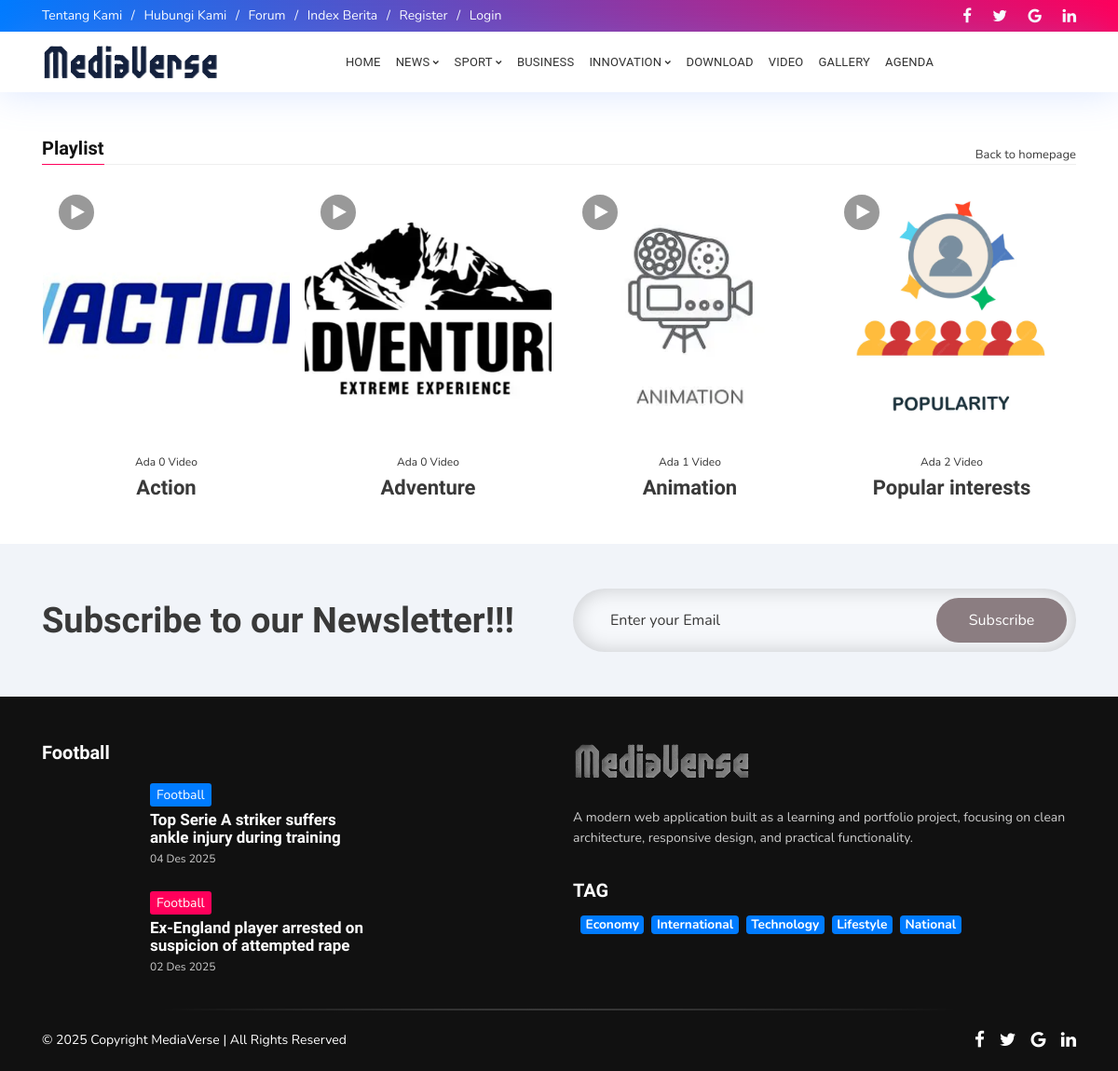
Page /index.php/playlist on the committed database.
### tables this page shows
CREATE TABLE `menu` (
  `id_menu` int(5) NOT NULL,
  `id_parent` int(5) NOT NULL DEFAULT 0,
  `nama_menu` varchar(255) NOT NULL,
  `link` varchar(100) NOT NULL,
  `aktif` enum('Ya','Tidak') NOT NULL DEFAULT 'Ya',
  `position` enum('Top','Bottom') DEFAULT 'Bottom',
  `urutan` int(3) NOT NULL
);

CREATE TABLE `logo` (
  `id_logo` int(5) NOT NULL,
  `gambar` varchar(100) NOT NULL
);

CREATE TABLE `playlist` (
  `id_playlist` int(5) NOT NULL,
  `jdl_playlist` varchar(100) NOT NULL,
  `username` varchar(50) NOT NULL,
  `playlist_seo` varchar(100) NOT NULL,
  `gbr_playlist` varchar(100) NOT NULL,
  `aktif` enum('Y','N') NOT NULL DEFAULT 'Y'
);

CREATE TABLE `kategori` (
  `id_kategori` int(5) NOT NULL,
  `nama_kategori` varchar(50) NOT NULL,
  `username` varchar(50) NOT NULL,
  `kategori_seo` varchar(100) NOT NULL,
  `aktif` enum('Y','N') NOT NULL DEFAULT 'Y',
  `sidebar` int(10) NOT NULL,
  `gambar_utama` text NOT NULL
);

CREATE TABLE `berita` (
  `id_berita` int(5) NOT NULL,
  `id_kategori` int(5) NOT NULL,
  `username` varchar(30) NOT NULL,
  `judul` varchar(100) NOT NULL,
  `sub_judul` varchar(255) NOT NULL,
  `youtube` varchar(100) NOT NULL,
  `judul_seo` text NOT NULL,
  `headline` enum('Y','N') NOT NULL DEFAULT 'Y',
  `aktif` enum('Y','N') NOT NULL DEFAULT 'N',
  `utama` enum('Y','N') NOT NULL DEFAULT 'Y',
  `isi_berita` longtext NOT NULL,
  `keterangan_gambar` text NOT NULL,
  `hari` varchar(20) NOT NULL,
  `tanggal` date NOT NULL,
  `jam` time NOT NULL,
  `gambar` varchar(100) NOT NULL,
  `dibaca` int(5) NOT NULL DEFAULT 1,
  `tag` varchar(100) NOT NULL,
  `status` enum('Y','N') NOT NULL DEFAULT 'Y'
);

CREATE TABLE `templates` (
  `id_templates` int(5) NOT NULL,
  `judul` varchar(100) NOT NULL,
  `username` varchar(50) NOT NULL,
  `pembuat` varchar(50) NOT NULL,
  `folder` varchar(50) NOT NULL,
  `aktif` enum('Y','N') NOT NULL DEFAULT 'N'
);

CREATE TABLE `identitas` (
  `id_identitas` int(5) NOT NULL,
  `nama_website` varchar(100) NOT NULL,
  `email` varchar(100) NOT NULL,
  `url` varchar(100) NOT NULL,
  `facebook` text NOT NULL,
  `rekening` varchar(100) NOT NULL,
  `no_telp` varchar(20) NOT NULL,
  `meta_deskripsi` varchar(250) NOT NULL,
  `meta_keyword` varchar(250) NOT NULL,
  `favicon` varchar(50) NOT NULL,
  `maps` text NOT NULL
);

CREATE TABLE `tag` (
  `id_tag` int(5) NOT NULL,
  `nama_tag` varchar(100) NOT NULL,
  `username` varchar(50) NOT NULL,
  `tag_seo` varchar(100) NOT NULL,
  `count` int(5) NOT NULL
);

### application/views/mediaverse/playlist.php (the view, shortened to what the rows shown need)
<div class="fbt-gallery mb-5 mt-5">
    <div class="container fbt-elastic-container fbt-gallery-1">
        <div class="row px-2">
            <?php
            foreach ($playlist->result_array() as $h):
                $total_video = $this->model_utama->view_where('video',array('id_playlist' => $h['id_playlist']))->num_rows();
                echo "<div class='col-lg-3 col-md-6 mb-4 mb-lg-0 px-2'>
                    <div class='post-item'>
                        <div class='fbt-post-thumbnail'>
                            <a href='".base_url()."playlist/detail/$h[playlist_seo]'>";
                                if ($h['gbr_playlist'] ==''){
                                    echo "<a href='".base_url()."playlist/detail/$h[playlist_seo]'><img class='post-thumbnail lazyloaded' src='".base_url()."asset/img_playlist/no-image.jpg' alt='no-image.jpg' /></a>";
                                }else{
                                    echo "<a href='".base_url()."playlist/detail/$h[playlist_seo]'><img class='post-thumbnail lazyloaded' src='".base_url()."asset/img_playlist/$h[gbr_playlist]' alt='$h[gbr_playlist]' /></a>";
                                }
                            echo "</a>
                            <span class='video-icon'><i class='fa fa-play'></i></span>
                        </div>
                        <div class='fbt-post-caption'>
                            <div class='title-caption text-center pt-3 px-2'>
                                <div class='post-meta mb-2'>
                                    <span class='post-date published'>Ada $total_video Video</span>
                                </div>
                                <h3 class='post-title'>
                                    <a href='".base_url()."playlist/detail/$h[playlist_seo]'>$h[jdl_playlist]</a>
                                </h3>
                            </div>
                        </div>
                    </div>
                </div>";
            endforeach;
            ?>
        </div>
    </div>
</div>

### application/views/mediaverse/header.php (shortened to what the rows shown need)
<div class="fbt-headline clearfix" id="headline">
    <div class="container">
        <div class="row align-items-center justify-content-between py-1 py-md-0">
            <div class="col-md-7 left-headline-content">
                <div class="fbt-left-headline" id="left-headline">
                    <ul class="nav justify-content-center justify-content-md-start">
                        <?php
                        $topmenu = $this->model_utama->view_where_ordering_limit('menu',array('position' => 'Top','aktif' => 'Ya'),'urutan','ASC',0,6);
                        foreach ($topmenu->result_array() as $row):
                            if(preg_match("/^http/", $row['link'])):
                                echo "<li class='nav-item'><a class='nav-link' href='$row[link]'>$row[nama_menu]</a></li>";
                            else:
                                echo "<li class='nav-item'><a class='nav-link' href='".base_url()."$row[link]'>$row[nama_menu]</a></li>";
                            endif;
                        endforeach;
                        ?>
                    </ul>
                </div>
            </div>
        </div>
    </div>
</div>
<nav class="navbar navbar-expand-xl navbar-fbt fbt-nav-skin fbt_sticky_nav m-0">
    <div class="container nav-mobile-px clearfix">
        <div class="navbar-brand order-2 order-xl-1 m-auto">
            <a href="<?php echo base_url(); ?>">
                <?php
                      $logo = $this->model_utama->view_ordering_limit('logo','id_logo','DESC',0,1);
                      foreach ($logo->result_array() as $row) {
                        echo "<img src='".base_url()."asset/logo/$row[gambar]'/>";
                      }
                ?>
        </div>
        <div class="collapse navbar-collapse order-4 order-xl-3 clearfix" id="navbar-menu">
            <ul class="navbar-nav m-auto clearfix">
                <?php
                $botm = $this->db->query("SELECT * FROM menu where id_parent='0' AND position = 'Bottom' AND aktif='Ya' ORDER BY urutan ASC");
                foreach ($botm->result_array() as $row):
                    $dropdown = $this->db->query("SELECT * FROM menu WHERE id_parent='$row[id_menu]' AND aktif='Ya' ORDER BY urutan ASC")->num_rows();
                    if ($dropdown == 0):
                        echo "<li class='nav-item'>
                                    <a  class='nav-link' href='".base_url()."$row[link]'>$row[nama_menu]</a>
                                </li>";
                    else:
                        echo "<li class='nav-item dropdown'>
                                    <a href='#' class='nav-link dropdown-toggle' aria-haspopup='true' aria-expanded='false' data-toggle='dropdown'>$row[nama_menu]</a>
                                    <div class='dropdown-menu'>";
                                    echo "</div>
                                </li>";
                    endif;
                endforeach;
                ?>
            </ul>
        </div>
    </div>
</nav>

### application/views/mediaverse/footer.php (shortened to what the rows shown need)
<div class="fbt-newsletter-area">
    <div class="fbt-bottom-section clearfix" id="fbt_bottom_section">
        <div class="widget FollowByEmail">
            <div class="container">
                <div class="row justify-content-center">
                    <div class="follow-by-email-inner subscriber-form col-lg-12">
                        <div class="card-- py-5">
                            <div class="row justify-content-center align-items-center">
                                <div class="col-lg-6">
                                    <h2 class="title mb-4 mb-lg-0 text-center text-lg-left">
                                        Subscribe to our Newsletter!!!
                                    </h2>
                                </div>
                            </div>
                        </div>
                    </div>
                </div>
            </div>
        </div>
    </div>
</div>
<div class="footer-dark footer-black pt-5" id="footer-content">
    <div class="container pb-4">
        <div class="row clearfix">
            <div class="col-lg-4">
                <div class="footer-1 section">
                    <div class="fbt_list_posts">
                        <?php
                        $r1y = $this->model_utama->view_where('kategori',array('sidebar' => 2))->row_array();
                        echo "<h4 class='title title-heading'>
                            $r1y[nama_kategori]
                        </h4>";
                        echo "<div class='widget-content'>";
                            $kategori2 = $this->model_utama->view_join_two('berita','users','kategori','username','id_kategori',array('berita.id_kategori' => $r1y['id_kategori'],'berita.status' => 'Y'),'id_berita','DESC',4,2);
                            foreach ($kategori2->result_array() as $r4m):
                                echo "<article class='post mb-3'>
                                    <div class='post-content media align-items-center'>
                                        <div class='fbt-item-thumbnail clearfix'>
                                            <a href='".base_url()."$r3m[judul_seo]'>";
                                                if ($r4m['gambar'] ==''):
                                                    echo "<img alt='$r4m[judul]' class='post-thumbnail lazyloaded' data-src='".base_url()."asset/foto_berita/no-image.jpg'>";
                                                else:
                                                    echo "<img alt='$r4m[judul]' class='post-thumbnail lazyloaded' data-src='".base_url()."/asset/foto_berita/$r4m[gambar]'>";
                                                endif;
                                            echo "</a>
                                        </div>
                                        <div class='ml-3 fbt-title-caption media-body'>
                                            <span class='pp-post-tag'>$r4m[nama_kategori]</span>
                                            <h3 class='post-title'>
                                                <a href='".base_url()."$r4m[judul_seo]'>
                                                    $r4m[judul]
                                                </a>
                                            </h3>
                                            <div class='post-meta'>
                                                <span class='post-date published'>".tgl_indo($r4m['tanggal'])."</span>
                                            </div>
                                        </div>
                                    </div>
                                </article>";
                            endforeach;
                        ?>
                        </div>
                    </div>
                </div>
            </div>
            <div class="col-lg-6 ml-lg-auto">
                <div class="row">
                    <div class="col-lg-12 mb-3">
                        <div class="footer-2 section">
                            <div class="logoImage">
                                <div class="widget-content">
                                    <img alt="" src="<?php echo base_url(); ?>template/<?php echo template(); ?>/images/logo-light.png">
                                </div>
                            </div>
                            <div class="widget Text">
                                <div class="widget-content">
                                    <p><?php
                                    $iden = $this->model_utama->view('identitas')->row_array();
                                    echo $iden['meta_deskripsi']; ?></p>
                                </div>
                            </div>
                        </div>
                    </div>
                    <div class="col-lg-12">
                        <div class="footer-5 section">
                            <div class="widget">
                                <div class="widget-content list-label-widget-content">
                                    <?php
                                    $tag = $this->model_utama->view_ordering_limit('tag','id_tag','RANDOM',0,50);
                                    foreach ($tag->result_array() as $row):
                                        echo "<a class='badge badge-primary ml-2 mb-1' href='".base_url()."tag/detail/$row[tag_seo]' >$row[nama_tag]</a>";
                                    endforeach;
                                    ?>
                                </div>
                            </div>
                        </div>
                    </div>
                </div>
            </div>
        </div>
    </div>
</div>

### rows in the picture
menu: nama_menu "Tentang Kami"
menu: nama_menu "Hubungi Kami"
menu: nama_menu "Forum"
menu: nama_menu "Index Berita"
menu: nama_menu "Register"
menu: nama_menu "Login"
logo: gambar (picture)
menu: nama_menu "NEWS"
menu: nama_menu "SPORT"
menu: nama_menu "BUSINESS"
menu: nama_menu "INNOVATION"
menu: nama_menu "DOWNLOAD"
menu: nama_menu "VIDEO"
menu: nama_menu "GALLERY"
menu: nama_menu "AGENDA"
playlist: gbr_playlist (picture), total_video "0", jdl_playlist "Action"
playlist: gbr_playlist (picture), total_video "0", jdl_playlist "Adventure"
playlist: gbr_playlist (picture), total_video "1", jdl_playlist "Animation"
playlist: gbr_playlist (picture), total_video "2", jdl_playlist "Popular interests"
kategori: nama_kategori "Football"
berita: id_kategori.nama_kategori "Football", judul "Top Serie A striker suffers ankle injury during training", tanggal "04 Des 2025"
berita: id_kategori.nama_kategori "Football", judul "Ex-England player arrested on suspicion of attempted rape", tanggal "02 Des 2025"
templates: folder (picture)
identitas: meta_deskripsi "A modern web application built as a learning and portfolio project, focusing on clean architecture, responsive design, and practical functionality."
tag: nama_tag "Economy"
tag: nama_tag "International"
tag: nama_tag "Technology"
tag: nama_tag "Lifestyle"
tag: nama_tag "National"
